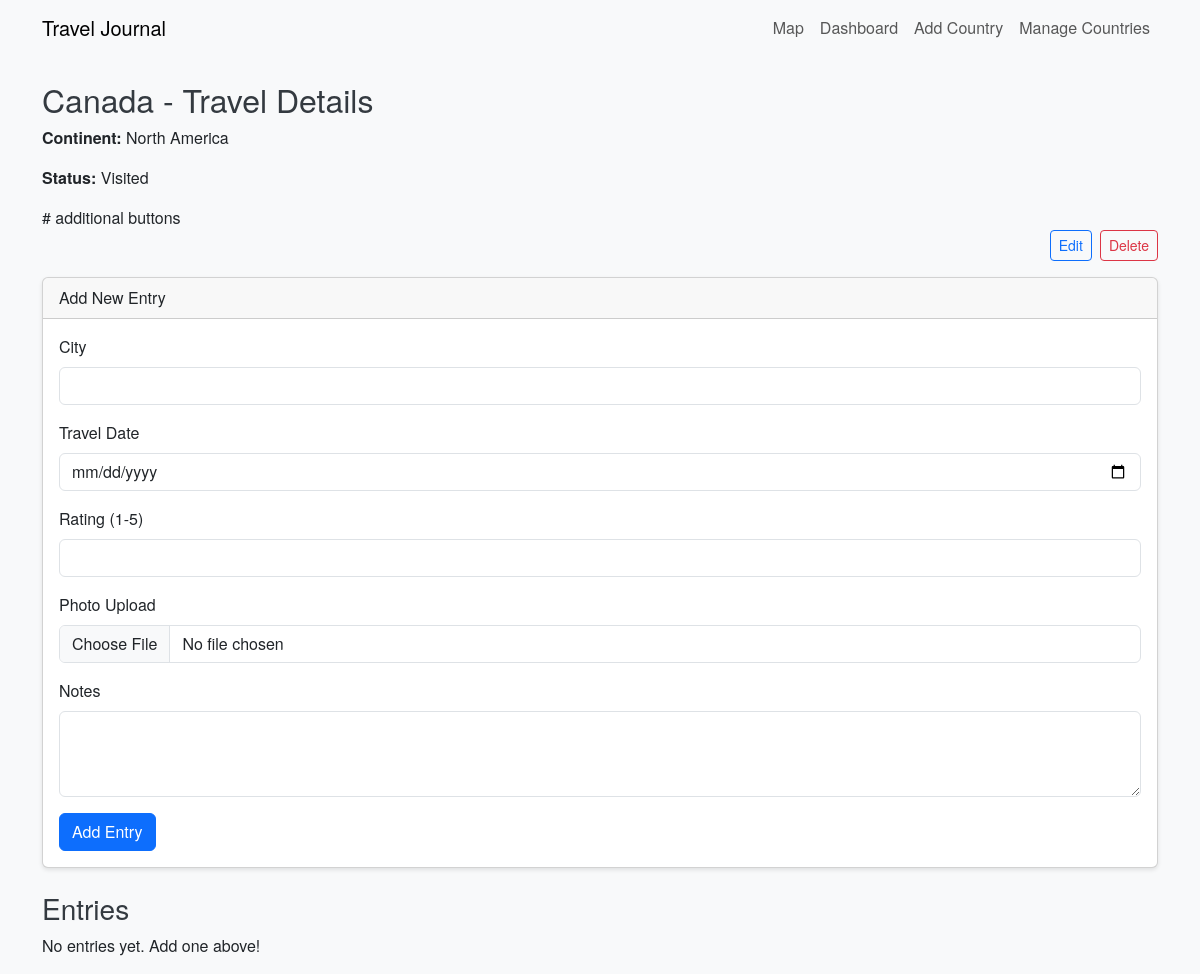
Page /country/3 on the committed database.
### travel/models.py (models this page shows, shortened)
class Country(db.Model):
    id = db.Column(db.Integer, primary_key=True)
    name = db.Column(db.String(100), nullable=False, unique=True)
    continent = db.Column(db.String(50), nullable=False)
    travel_status = db.Column(db.String(20), nullable=False, default="Wishlist")  # Options: Visited, Planned, Wishlist
    entries = db.relationship("Entry", backref="country", lazy=True)

### travel/routes.py (the view, shortened to what this page needs)
@travel_bp.route("/country/<int:country_id>", methods=["GET", "POST"])
def country_detail(country_id):
    country = Country.query.get_or_404(country_id)
    entries = Entry.query.filter_by(country_id=country.id).all()
    return render_template("country.html", country=country, entries=entries)

### templates/country.html
{% extends "layout.html" %}
{% block content %}
<h2>{{ country.name }} - Travel Details</h2>
<p><strong>Continent:</strong> {{ country.continent }}</p>
<p><strong>Status:</strong> {{ country.travel_status }}</p>
# additional buttons
<div class="d-flex justify-content-end mb-3">
  <a href="{{ url_for('travel.edit_country', country_id=country.id) }}" class="btn btn-sm btn-outline-primary me-2">Edit</a>
  <form method="POST" action="{{ url_for('travel.delete_country', country_id=country.id) }}" onsubmit="return confirm('Are you sure you want to delete this country?');">
    <button type="submit" class="btn btn-sm btn-outline-danger">Delete</button>
  </form>
</div>
<div class="card mb-4">
  <div class="card-header">Add New Entry</div>
  <div class="card-body">
    <form method="POST" enctype="multipart/form-data">
      <div class="mb-3">
        <label for="city" class="form-label">City</label>
        <input type="text" class="form-control" id="city" name="city" required>
      </div>
      <div class="mb-3">
        <label for="travel_date" class="form-label">Travel Date</label>
        <input type="date" class="form-control" id="travel_date" name="travel_date">
      </div>
      <div class="mb-3">
        <label for="rating" class="form-label">Rating (1-5)</label>
        <input type="number" class="form-control" id="rating" name="rating" min="1" max="5">
      </div>
      <div class="mb-3">
        <label for="photo" class="form-label">Photo Upload</label>
        <input type="file" class="form-control" id="photo" name="photo">
      </div>
      <div class="mb-3">
        <label for="notes" class="form-label">Notes</label>
        <textarea class="form-control" id="notes" name="notes" rows="3"></textarea>
      </div>
      <button type="submit" class="btn btn-primary">Add Entry</button>
    </form>
  </div>
</div>
<h3>Entries</h3>
{% if entries %}
  <div class="list-group">
    {% for entry in entries %}
      <div class="list-group-item">
        <h5>{{ entry.city }} - {{ entry.travel_date.strftime("%Y-%m-%d") if entry.travel_date else "N/A" }}</h5>
        <p><strong>Rating:</strong> {{ entry.rating if entry.rating else "N/A" }}</p>
        <p>{{ entry.notes }}</p>
        {% if entry.photo_filename %}
          <img src="{{ url_for('static', filename=entry.photo_filename) }}" alt="Photo" style="max-width:200px;">
        {% endif %}
      </div>
    {% endfor %}
  </div>
{% else %}
  <p>No entries yet. Add one above!</p>
{% endif %}
{% endblock %}

### static/css/style.css (style rules this page uses)
body { font-family: 'Helvetica Neue', Helvetica, Arial, sans-serif; background-color: #f8f9fa; }
h2, h3 { color: #343a40; }
.card { box-shadow: 0 2px 4px rgba(0,0,0,0.1); }

### rows in the picture
Country: name "Canada", continent "North America", travel_status "Visited"
